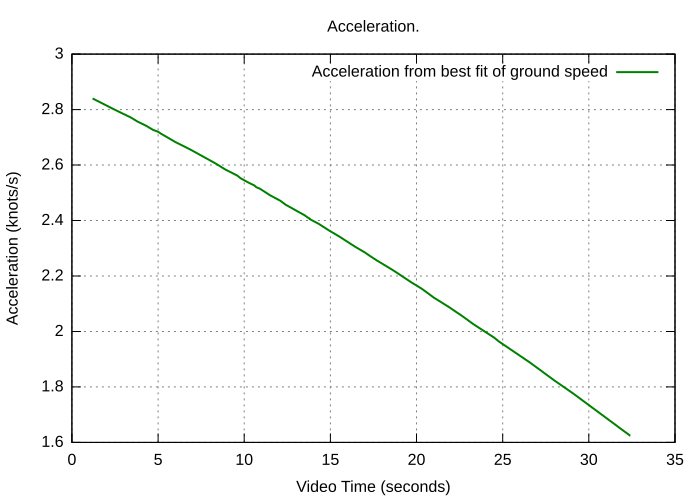

Reproduce this figure in gnuplot.
# set logscale x
set grid
set title "Acceleration."
set xlabel "Video Time (seconds)"
set xtics
#set format x ""

# set logscale y
set ylabel "Acceleration (knots/s)"
# set yrange [:110]
# set ytics 8,35,3
# set logscale y2
# set y2label "Bytes"
# set y2range [1:1e9]
# set y2tics

set pointsize 1
set datafile separator whitespace#"	"
set datafile missing "NaN"

# Curve fit
#cost(x) = a + (b / (x/1024))
#fit cost(x) "acceleration.dat" using 1:2 via a,b

set terminal svg size 700,500           # choose the file format

set output "acceleration.svg"   # choose the output device
#set key title "Window Length"
#  lw 2 pointsize 2

# linespoints
plot "acceleration.dat" using 1:2 title "Acceleration from best fit of ground speed" lt 2 lw 2 w lines
#    "acceleration.dat" using 1:3 title "Acceleration (Min)" lw 2 w lines, \
#    "acceleration.dat" using 1:4 title "Acceleration (Max)" lw 2 w lines
reset
